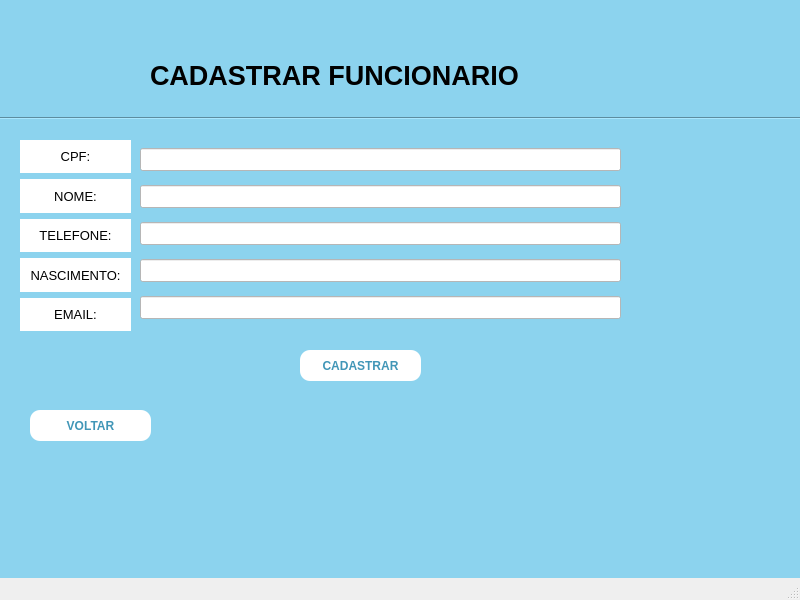
<?xml version="1.0" encoding="UTF-8"?>
<ui version="4.0">
 <class>MainWindow</class>
 <widget class="QMainWindow" name="MainWindow">
  <property name="geometry">
   <rect>
    <x>0</x>
    <y>0</y>
    <width>800</width>
    <height>600</height>
   </rect>
  </property>
  <property name="font">
   <font>
    <pointsize>10</pointsize>
   </font>
  </property>
  <property name="windowTitle">
   <string>MainWindow</string>
  </property>
  <property name="animated">
   <bool>true</bool>
  </property>
  <widget class="QWidget" name="centralwidget">
   <property name="styleSheet">
    <string notr="true">background-color: rgb(140, 211, 238);  /* Cor de fundo */</string>
   </property>
   <widget class="QLabel" name="label">
    <property name="geometry">
     <rect>
      <x>150</x>
      <y>50</y>
      <width>471</width>
      <height>51</height>
     </rect>
    </property>
    <property name="font">
     <font>
      <pointsize>20</pointsize>
      <weight>75</weight>
      <bold>true</bold>
     </font>
    </property>
    <property name="frameShape">
     <enum>QFrame::NoFrame</enum>
    </property>
    <property name="text">
     <string>CADASTRAR FUNCIONARIO</string>
    </property>
    <property name="textFormat">
     <enum>Qt::AutoText</enum>
    </property>
    <property name="alignment">
     <set>Qt::AlignLeading|Qt::AlignLeft|Qt::AlignVCenter</set>
    </property>
   </widget>
   <widget class="QPushButton" name="pushButton">
    <property name="geometry">
     <rect>
      <x>300</x>
      <y>350</y>
      <width>121</width>
      <height>31</height>
     </rect>
    </property>
    <property name="font">
     <font>
      <weight>75</weight>
      <bold>true</bold>
     </font>
    </property>
    <property name="styleSheet">
     <string notr="true">QPushButton {
            background-color: white;  /* Cor de fundo */
            color: rgb(65, 150, 183);  /* Cor do texto */
            border-radius: 10px;  /* Raio dos cantos */
            padding: 10px 20px;  /* Preenchimento interno */
        }
        
        QPushButton:hover {
			color: white;
            background-color: rgb(8, 113, 155);  /* Cor de fundo ao passar o mouse */
        }</string>
    </property>
    <property name="text">
     <string>CADASTRAR</string>
    </property>
   </widget>
   <widget class="QPushButton" name="pushButton_2">
    <property name="geometry">
     <rect>
      <x>30</x>
      <y>410</y>
      <width>121</width>
      <height>31</height>
     </rect>
    </property>
    <property name="font">
     <font>
      <weight>75</weight>
      <bold>true</bold>
     </font>
    </property>
    <property name="styleSheet">
     <string notr="true">QPushButton {
            background-color: white;  /* Cor de fundo */
            color: rgb(65, 150, 183);  /* Cor do texto */
            border-radius: 10px;  /* Raio dos cantos */
            padding: 10px 20px;  /* Preenchimento interno */
        }
        
        QPushButton:hover {
			color: white;
            background-color: rgb(8, 113, 155);  /* Cor de fundo ao passar o mouse */
        }</string>
    </property>
    <property name="text">
     <string>VOLTAR</string>
    </property>
   </widget>
   <widget class="Line" name="line">
    <property name="geometry">
     <rect>
      <x>0</x>
      <y>110</y>
      <width>801</width>
      <height>16</height>
     </rect>
    </property>
    <property name="orientation">
     <enum>Qt::Horizontal</enum>
    </property>
   </widget>
   <widget class="QWidget" name="layoutWidget">
    <property name="geometry">
     <rect>
      <x>20</x>
      <y>140</y>
      <width>111</width>
      <height>191</height>
     </rect>
    </property>
    <layout class="QVBoxLayout" name="verticalLayout">
     <item>
      <widget class="QLabel" name="label_2">
       <property name="styleSheet">
        <string notr="true"> background-color: white;  /* Cor de fundo */</string>
       </property>
       <property name="text">
        <string>CPF:</string>
       </property>
       <property name="alignment">
        <set>Qt::AlignCenter</set>
       </property>
      </widget>
     </item>
     <item>
      <widget class="QLabel" name="label_3">
       <property name="styleSheet">
        <string notr="true"> background-color: white;  /* Cor de fundo */</string>
       </property>
       <property name="text">
        <string>NOME:</string>
       </property>
       <property name="alignment">
        <set>Qt::AlignCenter</set>
       </property>
      </widget>
     </item>
     <item>
      <widget class="QLabel" name="label_4">
       <property name="styleSheet">
        <string notr="true"> background-color: white;  /* Cor de fundo */</string>
       </property>
       <property name="text">
        <string>TELEFONE:</string>
       </property>
       <property name="alignment">
        <set>Qt::AlignCenter</set>
       </property>
      </widget>
     </item>
     <item>
      <widget class="QLabel" name="label_5">
       <property name="styleSheet">
        <string notr="true"> background-color: white;  /* Cor de fundo */</string>
       </property>
       <property name="text">
        <string>NASCIMENTO:</string>
       </property>
       <property name="alignment">
        <set>Qt::AlignCenter</set>
       </property>
      </widget>
     </item>
     <item>
      <widget class="QLabel" name="label_6">
       <property name="styleSheet">
        <string notr="true"> background-color: white;  /* Cor de fundo */</string>
       </property>
       <property name="text">
        <string>EMAIL:</string>
       </property>
       <property name="alignment">
        <set>Qt::AlignCenter</set>
       </property>
      </widget>
     </item>
    </layout>
   </widget>
   <widget class="QWidget" name="layoutWidget">
    <property name="geometry">
     <rect>
      <x>140</x>
      <y>140</y>
      <width>481</width>
      <height>191</height>
     </rect>
    </property>
    <layout class="QVBoxLayout" name="verticalLayout_2">
     <item>
      <widget class="QLineEdit" name="lineEdit">
       <property name="styleSheet">
        <string notr="true"> background-color: white;  /* Cor de fundo */</string>
       </property>
      </widget>
     </item>
     <item>
      <widget class="QLineEdit" name="lineEdit_2">
       <property name="styleSheet">
        <string notr="true"> background-color: white;  /* Cor de fundo */</string>
       </property>
      </widget>
     </item>
     <item>
      <widget class="QLineEdit" name="lineEdit_3">
       <property name="styleSheet">
        <string notr="true"> background-color: white;  /* Cor de fundo */</string>
       </property>
      </widget>
     </item>
     <item>
      <widget class="QLineEdit" name="lineEdit_4">
       <property name="styleSheet">
        <string notr="true"> background-color: white;  /* Cor de fundo */</string>
       </property>
      </widget>
     </item>
     <item>
      <widget class="QLineEdit" name="lineEdit_5">
       <property name="styleSheet">
        <string notr="true"> background-color: white;  /* Cor de fundo */</string>
       </property>
      </widget>
     </item>
    </layout>
   </widget>
  </widget>
  <widget class="QMenuBar" name="menubar">
   <property name="geometry">
    <rect>
     <x>0</x>
     <y>0</y>
     <width>800</width>
     <height>26</height>
    </rect>
   </property>
  </widget>
  <widget class="QStatusBar" name="statusbar"/>
 </widget>
 <resources/>
 <connections/>
</ui>
